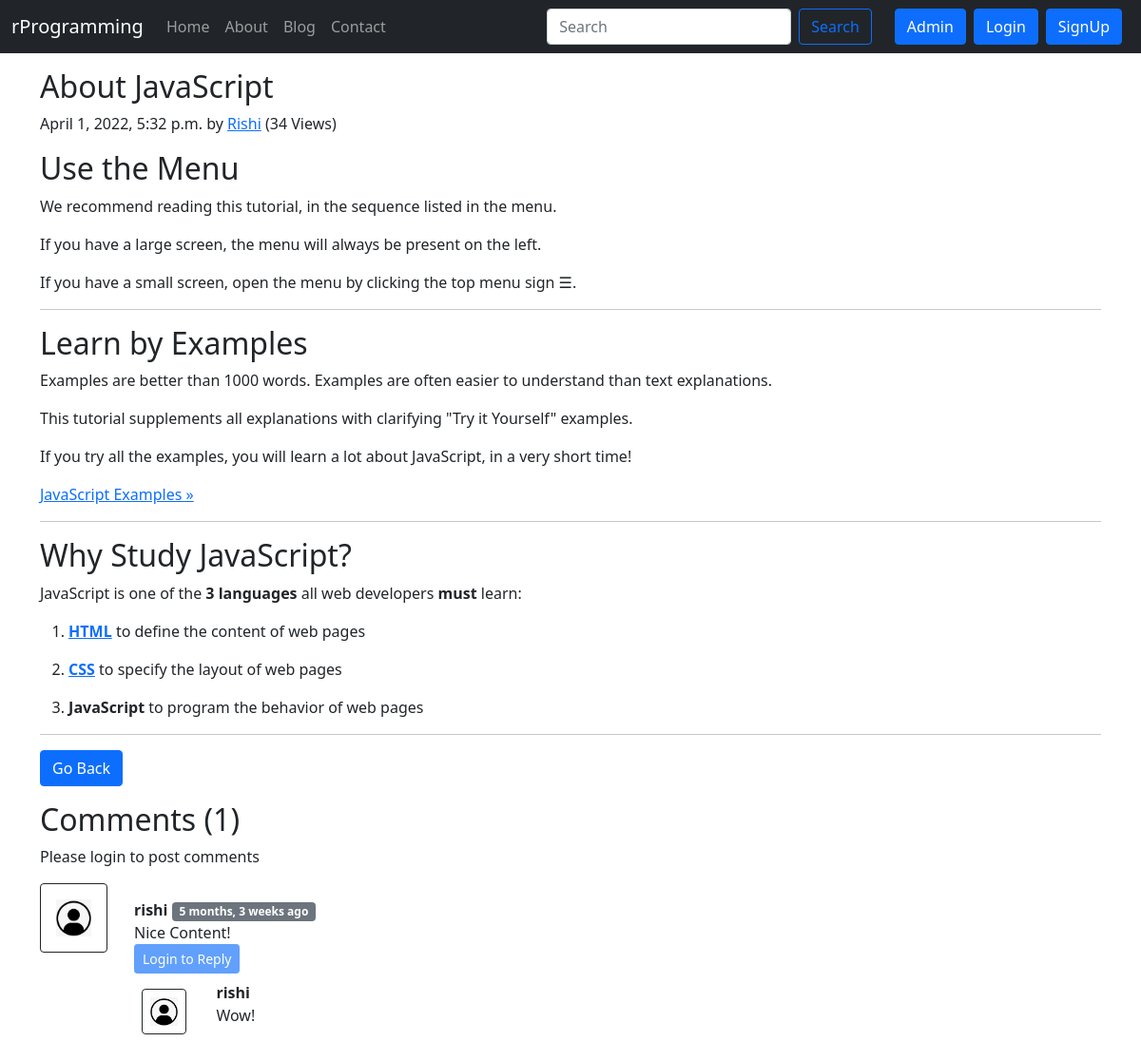
Page /blog/fourth_article on the committed database.
### blog/models.py (models this page shows, shortened)
class Post(models.Model):
    sno = models.AutoField(primary_key=True)
    title = models.CharField(max_length=255)
    content = models.TextField()
    author = models.CharField(max_length=15)
    slug = models.CharField(max_length=150)
    views = models.IntegerField(default=0)
    timeStamp = models.DateTimeField(blank=True)

class BlogComment(models.Model):
    sno = models.AutoField(primary_key=True)
    comment = models.TextField()
    user = models.ForeignKey(User, on_delete=models.CASCADE)
    post = models.ForeignKey(Post, on_delete=models.CASCADE)
    parent = models.ForeignKey('self', on_delete=models.CASCADE, null=True)
    timestamp = models.DateTimeField(default=now)

### blog/views.py (the view)
# urls.py: path('<str:slug>', views.blogPost, name='blogPost'),
def blogPost(request, slug):
    post = Post.objects.filter(slug=slug).first()
    post.views = post.views + 1
    post.save()
    comments = BlogComment.objects.filter(post=post, parent=None)
    replies = BlogComment.objects.filter(post=post).exclude(parent=None)
    replyDict={}
    for reply in replies:
        if reply.parent.sno not in replyDict.keys():
            replyDict[reply.parent.sno]=[reply]
        else:
            replyDict[reply.parent.sno].append(reply)
    context = {'post': post, 'comments': comments, 'user': request.user, 'replyDict': replyDict}
    return render(request, 'blog/blogPost.html', context)

### blog/templatetags/extras.py (called while the page is built)
@register.filter(name='get_val')
def get_val(dict, key):
    return dict.get(key)

### templates/blog/blogPost.html (shortened to what this page needs)
{% extends 'base.html' %}
{% block body %}
{% load humanize %}
{% load extras %}
<div class="container my-3">
    <article class="blog-post">
        <h2 class="blog-post-title">{{post.title}}</h2>
        <p class="blog-post-meta">{{post.timeStamp}} by <a href="/about">{{post.author}}</a> (<span>{{post.views}} Views</span>)</p>
        <p>{{post.content|safe}}</p>
        <hr>
        <a href="/blog" role="button" class="btn btn-primary">Go Back</a>
    </article>
</div>
<div class="container">
    <h2>Comments ({{comments.count}})</h2>
    <div class="my-2">
        {% if user.is_authenticated %}
        <form action="/blog/postComment" method="post">
            {% csrf_token %}
            <div class="mb-3">
                <label for="exampleInputEmail1" class="form-label">Post Comment</label>
                <input type="text" class="form-control" name="comment" placeholder="Enter comment here">
            </div>
            <input type="hidden" name="postSno" value="{{post.sno}}">
            <input type="hidden" name="parentSno" value="">
            <button type="submit" class="btn btn-primary">Submit</button>
        </form>
        {% else %}
        <p>Please login to post comments</p>
        {% endif %}
    </div>
    {% for comment in comments %}
    <div class="row my-3">
        <div class="col-md-1"> <img class="rounded mx-auto d-block w-100 p-3 border border-dark"
                src="/static/img/user.png.png" alt="">
        </div>
        <div class="col-md-11 p-3"><b>{{comment.user.username}}</b> <span class="badge bg-secondary">{{comment.timestamp | naturaltime}}</span>
            <div>{{comment.comment}}</div>
            <div class="reply mx-0">
                {% if user.is_authenticated %}
                <button class="btn btn-sm btn-primary" type="button" data-bs-toggle="collapse"
                    data-bs-target="#replyBox{{comment.sno}}" aria-expanded="false"
                    aria-controls="replyBox{{comment.sno}}">
                    Reply
                </button>
                <div class="collapse" id="replyBox{{comment.sno}}">
                    <div class="card card-body my-2">
                        <form action="/blog/postComment" method="post">
                            {% csrf_token %}
                            <div class="mb-3">
                                <label for="comment" class="form-label">Post a Reply</label>
                                <input type="text" class="form-control" name="comment" placeholder="Enter comment here">
                                <input type="hidden" name="parentSno" value="{{comment.sno}}">
                            </div>
                            <input type="hidden" name="postSno" value="{{post.sno}}">
                            <button type="submit" class="btn btn-primary">Submit</button>
                        </form>
                    </div>
                </div>
                {% else %}
                <button class="btn btn-sm btn-primary" type="button" data-bs-toggle="collapse"
                    data-bs-target="#replyBox{{comment.sno}}" aria-expanded="false"
                    aria-controls="replyBox{{comment.sno}}" disabled>
                    Login to Reply
                </button>
                {% endif %}
                <div class="replies my-2">
                    {% for reply in replyDict|get_val:comment.sno %}
                    <div class="row my-1">
                        <div class="col-md-1 ">
                            <img class="rounded mx-auto d-block w-75 my-2 border border-dark p-2"
                                src="/static/img/user.png.png" alt="user">
                        </div>
                        <div class="col-md-11">
                            <div class="col-md-11 ">
                                <b> {{reply.user.username}} </b> <span class="badge badge-secondary ">{{reply.timestamp | naturaltime}}</span>
                                <div>{{reply.comment}}</div>
                            </div>
                            <br>
                        </div>
                    </div>
                    {% endfor %}
                </div>
            </div>
        </div>
    </div>
    {% endfor %}
</div>
{% endblock %}

### rows in the picture
Post: title "About JavaScript", timeStamp "April 1, 2022, 5:32 p.m.", author "Rishi", views "34", content "Use the Menu We recommend reading this tutorial, in the sequence listed in the menu. If you have a large screen, the menu will always be present on the left. If you have a small screen, open the menu by clicking the top menu sign ☰ . Learn by Examples Examples are better than 1000 words. Examples are often easier to understand than text explanations. This tutorial supplements all explanations with clarifying \"Try it Yourself\" examples. If you try all the examples, you will learn a lot about JavaScript, in a very short time! JavaScript Examples » Why Study JavaScript? JavaScript is one of the 3 languages all web developers must learn: 1. HTML to define the content of web pages 2. CSS to…"
BlogComment: user.username "rishi", timestamp "5 months, 3 weeks ago", comment "Nice Content!"
BlogComment: user.username "rishi", comment "Wow!"

### other values in the picture
{{ comments.count }} "1"
